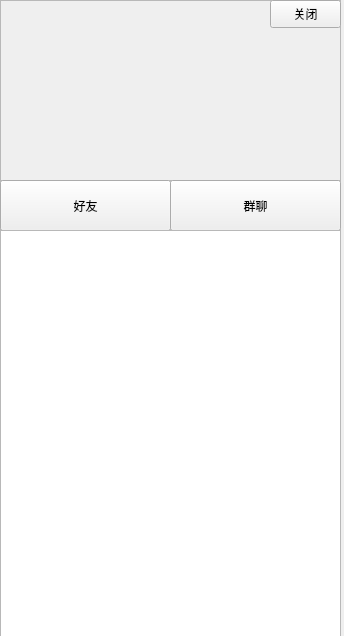
<?xml version="1.0" encoding="UTF-8"?>
<ui version="4.0">
 <class>Form</class>
 <widget class="QWidget" name="Form">
  <property name="geometry">
   <rect>
    <x>0</x>
    <y>0</y>
    <width>344</width>
    <height>636</height>
   </rect>
  </property>
  <property name="windowTitle">
   <string>Form</string>
  </property>
  <widget class="QFrame" name="frame">
   <property name="geometry">
    <rect>
     <x>0</x>
     <y>0</y>
     <width>341</width>
     <height>181</height>
    </rect>
   </property>
   <property name="frameShape">
    <enum>QFrame::StyledPanel</enum>
   </property>
   <property name="frameShadow">
    <enum>QFrame::Raised</enum>
   </property>
   <widget class="QPushButton" name="pushButton_3">
    <property name="geometry">
     <rect>
      <x>270</x>
      <y>0</y>
      <width>71</width>
      <height>28</height>
     </rect>
    </property>
    <property name="text">
     <string>关闭</string>
    </property>
   </widget>
  </widget>
  <widget class="QFrame" name="frame_2">
   <property name="geometry">
    <rect>
     <x>0</x>
     <y>180</y>
     <width>341</width>
     <height>51</height>
    </rect>
   </property>
   <property name="frameShape">
    <enum>QFrame::StyledPanel</enum>
   </property>
   <property name="frameShadow">
    <enum>QFrame::Raised</enum>
   </property>
   <widget class="QPushButton" name="pushButton">
    <property name="geometry">
     <rect>
      <x>0</x>
      <y>0</y>
      <width>171</width>
      <height>51</height>
     </rect>
    </property>
    <property name="text">
     <string>好友</string>
    </property>
   </widget>
   <widget class="QPushButton" name="pushButton_2">
    <property name="geometry">
     <rect>
      <x>170</x>
      <y>0</y>
      <width>171</width>
      <height>51</height>
     </rect>
    </property>
    <property name="text">
     <string>群聊</string>
    </property>
   </widget>
  </widget>
  <widget class="QListWidget" name="listWidget">
   <property name="geometry">
    <rect>
     <x>0</x>
     <y>230</y>
     <width>341</width>
     <height>411</height>
    </rect>
   </property>
  </widget>
 </widget>
 <resources/>
 <connections/>
</ui>
